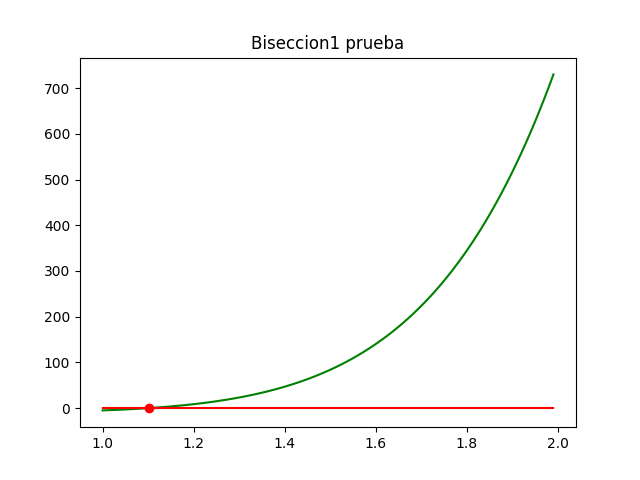

The Python source for this figure:
## Se importan Librerias

import math
import pylab
#import matplotlib
#matplotlib.use('Agg') # no UI backend
#import matplotlib.pyplot as plt
import numpy as np
from sys import exit

#se definen constantes
a=1.0
b=2.0
N=100
I=30
tol=1.0e-5
x=[]
fx=[]
fo=[]
delta=(b-a)/float(N-1)

#defino la funcion
def funcion(x):
	y=x**3+4*x**7-10
	return y

for i in range (N-1):
	x.append(a+delta*float(i))
for i in range (N-1):
	fx.append(funcion(x[i]))
	fo.append(0.0)

for n in range (I):
	p=(b+a)/2.0
		
	print ('n', n, '"a"', a, '"F"',funcion(a), 'b:', b, 'F(b):',funcion(b), 'p:', p, 'F(p):',funcion(p), 'abs:', abs(a-b), tol )

	if funcion(p)==0 or abs(b-a)<tol:
		print ('La raiz es:', p)
		break
	elif n==I-1:
		print ('La raiz no cenverge, es:', p)
		print ('Fallo tras:' , n , 'iteraciones.')
	
	if (funcion(p)*funcion(a)<0.0):
		b=p
	else:
		a=p

	if (a-b)<tol:
		N=100	


#print (x , fx)
pylab.plot(x,fx,'g-')
pylab.plot(x,fo,'r-')
pylab.plot(p,0,'ro')
pylab.title('Biseccion1 prueba')
pylab.savefig("Biseccion1.png")  #savefig, don't sw
#pylab.show()

#plt.plot(x, fx )
#plt.show()
#plt.savefig("Biseccion1.png")  #savefig, don't sw
